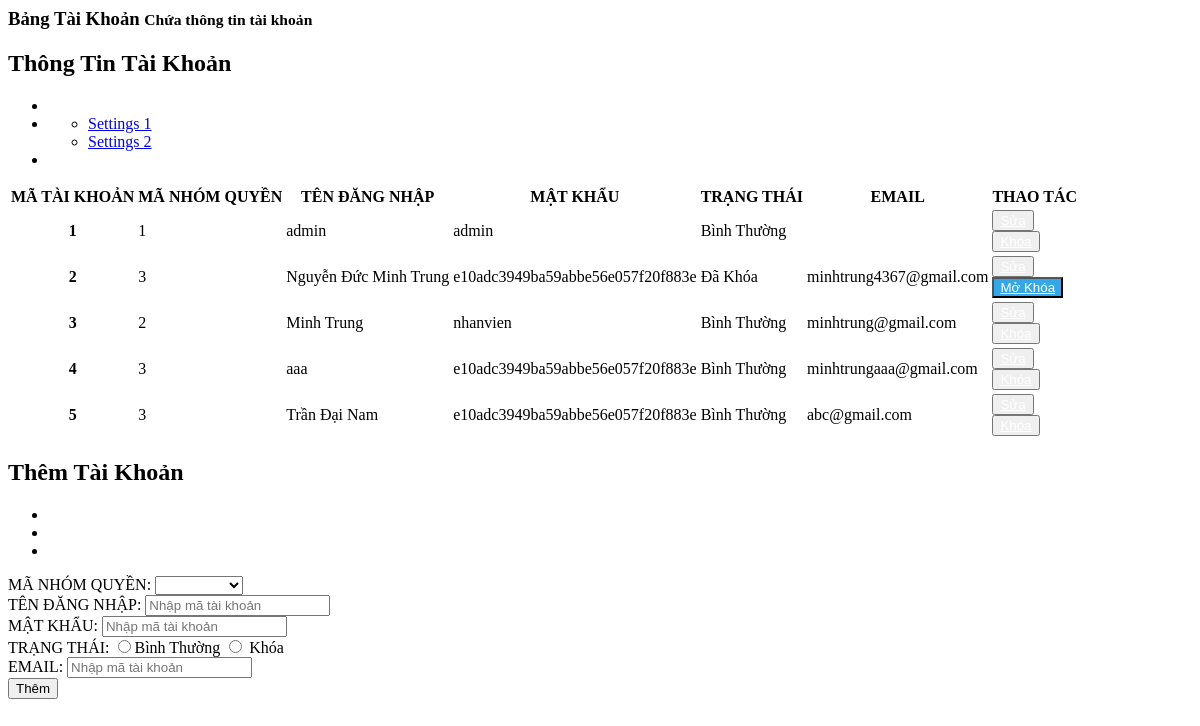
Page /admin/dashboard/manage_account.php on the committed database.
### tables this page shows
CREATE TABLE `taikhoan` (
  `MA_TK` int(10) UNSIGNED NOT NULL,
  `MA_GROUP_QUYEN` int(10) UNSIGNED DEFAULT NULL,
  `TEN_DANG_NHAP` varchar(50) NOT NULL,
  `MAT_KHAU` varchar(500) NOT NULL,
  `STATUS` int(1) NOT NULL DEFAULT 1,
  `EMAIL` varchar(50) NOT NULL
);

### admin/dashboard/manage_account.php (the view, shortened to what this page needs)
<?php
$action_permission = "./action/add_account.php";
$displayadd = 'block';
$displayblock = 'block';
$displayunblock = 'none';
$MA_GQ = "";
$TEN_DN = "";
$MK = "";
$EMAIL = "";
$TEN_GQ = "";
?>
<div class="right_col" role="main">
  <div class="">
    <div class="page-title">
      <div class="title_left">
        <h3>Bảng Tài Khoản <small>Chứa thông tin tài khoản</small></h3>
      </div>
    </div>
    <div class="row">
      <div class="col-md-8 col-sm-6 col-xs-12">
        <div class="x_panel">
          <div class="x_title">
            <h2>Thông Tin Tài Khoản </h2>
            <ul class="nav navbar-right panel_toolbox">
              <li><a class="collapse-link"><i class="fa fa-chevron-up"></i></a>
              </li>
              <li class="dropdown">
                <ul class="dropdown-menu" role="menu">
                  <li><a href="#">Settings 1</a>
                  </li>
                  <li><a href="#">Settings 2</a>
                  </li>
                </ul>
              </li>
              <li><a class="close-link"><i class="fa fa-close"></i></a>
              </li>
            </ul>
          </div>
          <div class="x_content" style="overflow: auto;">
            <table class="table table-striped">
              <thead>
                <tr>
                  <th>MÃ TÀI KHOẢN</th>
                  <th>MÃ NHÓM QUYỀN</th>
                  <th>TÊN ĐĂNG NHẬP</th>
                  <th>MẬT KHẨU</th>
                  <th>TRẠNG THÁI</th>
                  <th>EMAIL</th>
                  <th>THAO TÁC</th>
                </tr>
              </thead>
              <tbody>
                <?php
                $getAccount = "SELECT * FROM taikhoan";
                $Accounts = mysqli_query($connect, $getAccount);
                while ($Account = mysqli_fetch_array($Accounts)) {
                  if($Account['STATUS']=='1'){
                    $trangthai="Bình Thường";
                    $displayblock = 'block';
                    $displayunblock = 'none';
                  } else {
                    $trangthai = "Đã Khóa";
                    $displayunblock = 'block';
                    $displayblock = 'none';
                  }
                ?>
                  <tr>
                    <th scope="row"><?php echo $Account['MA_TK']  ?></th>
                    <td><?php echo $Account['MA_GROUP_QUYEN'] ?></td>
                    <td><?php echo $Account['TEN_DANG_NHAP'] ?></td>
                    <td><?php echo $Account['MAT_KHAU'] ?></td>
                    <td><?php echo $trangthai ?></td>
                    <td><?php echo $Account['EMAIL'] ?></td>
                    <td>
                      <button id="open-update-PN" type="button" class="btn btn-warning" onclick=''><a style="color: white;" href="index.php?manage=accounts&updatetk=<?php echo $Account['MA_TK'] ?>">Sửa</a></button>
                      <button type="submit" style="display:<?php echo $displayblock ?>" class="btn btn-success">
                        <a style="color: white;" href="index.php?manage=accounts&blockstt=<?php echo $Account['STATUS']?>&matk=<?php echo $Account['MA_TK'] ?>">Khóa</a>
                      </button>
                      <button type="submit" style="display:<?php echo $displayunblock?>; background: rgb(53, 166, 231);" class="btn btn-warning">
                        <a style="color: white;" href="index.php?manage=accounts&unblockstt=<?php echo $Account['STATUS'] ?>&matk=<?php echo $Account['MA_TK'] ?>">Mở Khóa</a>
                      </button>
                    </td>
                  </tr>
                <?php
                }
                ?>
              </tbody>
            </table>
          </div>
        </div>
      </div>
      <div class="col-md-4 col-sm-6 col-xs-12">
        <div class="x_panel">
          <div class="x_title">
            <h2>Thêm Tài Khoản</h2>
            <ul class="nav navbar-right panel_toolbox">
              <li><a class="collapse-link"><i class="fa fa-chevron-up"></i></a>
              </li>
              <li class="dropdown">
              </li>
              <li><a class="close-link"><i class="fa fa-close"></i></a>
              </li>
            </ul>
          </div>
          <div class="x_content">
            <form action="<?php echo $action_permission ?>" method="get" id='form-account' >
              <div class="form-group">
                <div class="form-group">
                  <label for="manhomquyen">MÃ NHÓM QUYỀN:</label>
                  <select class="form-control" id="manhomquyen" name="manhomquyen">
                    <option value="<?php echo  $MA_GQ ?>" selected><?php echo  $TEN_GQ ?></option>
                    <?php $getMA_GROUP_QUYEN = mysqli_query($connect, "SELECT MA_GROUP_QUYEN,TEN_GROUP_QUYEN from groupquyen");
                    while ($row_GQ = mysqli_fetch_array($getMA_GROUP_QUYEN)) {       ?>
                      <?php if ($row_GQ['MA_GROUP_QUYEN'] !== $MA_GQ) : ?>
                        <option value="<?php echo $row_GQ['MA_GROUP_QUYEN'] ?>"><?php echo $row_GQ['TEN_GROUP_QUYEN'] ?></option>
                      <?php endif; ?>
                    <?php  } ?>
                  </select>
                </div>
                <div class="form-group">
                  <label for="tendn">TÊN ĐĂNG NHẬP:</label>
                  <input type="text" class="form-control" id="tendn" placeholder="Nhập mã tài khoản" name="tendn" value="<?php echo  $TEN_DN ?>" require>
                </div>
                <div class="form-group">
                  <label for="mk">MẬT KHẨU:</label>
                  <input type="text" class="form-control" id="mk" placeholder="Nhập mã tài khoản" name="mk" value="<?php echo  $MK ?>" require>
                </div>
                <div class="form-group row">
                  <label for="trangthai">TRẠNG THÁI:</label>
                  <?php
                    $checked="";
                    $unchecked="";
                  ?>
                  <input type="radio" <?php echo $checked;?> class="form-control" id="trangthai" name="trangthai" value="1" require>Bình Thường
                  <input type="radio" <?php echo $unchecked;?> class="form-control" id="trangthai" name="trangthai" value="0" require> Khóa
                </div>
                <div class="form-group">
                  <label for="email">EMAIL:</label>
                  <input type="text" class="form-control" id="email" placeholder="Nhập mã tài khoản" name="email" value="<?php echo  $EMAIL ?>" require>
                </div>
                <div id="button-add-PN" style="display:<?php echo $displayadd ?>">
                  <button type="submit" class="btn btn-success">Thêm</button>
                </div>
            </form>
          </div>
        </div>
      </div>
    </div>
  </div>
</div>

### rows in the picture
taikhoan: MA_TK "1", MA_GROUP_QUYEN "1", TEN_DANG_NHAP "admin", MAT_KHAU "admin", STATUS "Bình Thường"
taikhoan: MA_TK "2", MA_GROUP_QUYEN "3", TEN_DANG_NHAP "Nguyễn Đức Minh Trung", MAT_KHAU "e10adc3949ba59abbe56e057f20f883e", STATUS "Đã Khóa", EMAIL "minhtrung4367@gmail.com"
taikhoan: MA_TK "3", MA_GROUP_QUYEN "2", TEN_DANG_NHAP "Minh Trung", MAT_KHAU "nhanvien", STATUS "Bình Thường", EMAIL "minhtrung@gmail.com"
taikhoan: MA_TK "4", MA_GROUP_QUYEN "3", TEN_DANG_NHAP "aaa", MAT_KHAU "e10adc3949ba59abbe56e057f20f883e", STATUS "Bình Thường", EMAIL "minhtrungaaa@gmail.com"
taikhoan: MA_TK "5", MA_GROUP_QUYEN "3", TEN_DANG_NHAP "Trần Đại Nam", MAT_KHAU "e10adc3949ba59abbe56e057f20f883e", STATUS "Bình Thường", EMAIL "abc@gmail.com"
